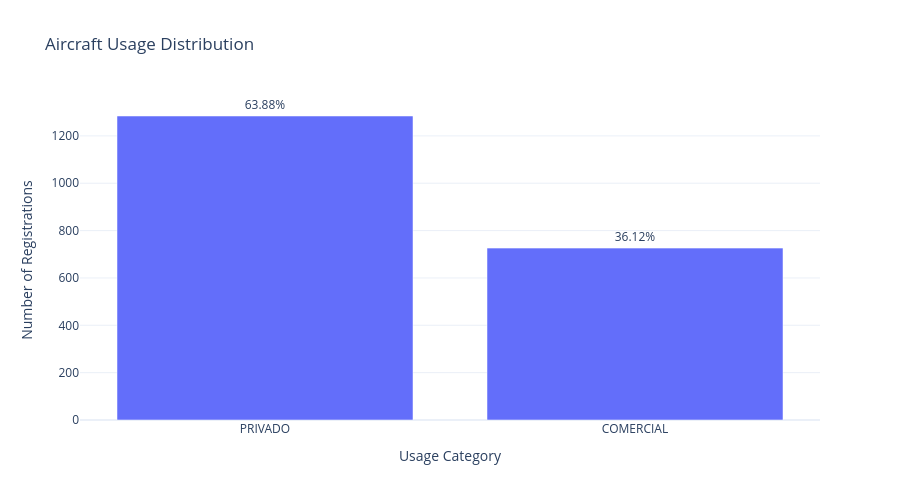

Notebook cell for this chart:
### Code cell
fig = px.bar(
    usage_summary,
    x="Aircraft Usage",
    y="Count",
    text="Percentage",
    title="Aircraft Usage Distribution"
)

fig.update_traces(
    texttemplate="%{text}%",
    textposition="outside"
)

fig.update_layout(
    template="plotly_white",
    xaxis_title="Usage Category",
    yaxis_title="Number of Registrations",
    height=500
)

fig.show()

### Figure 1 — Plotly figure (JSON) as saved in the notebook; plotly's stock layout.template omitted (floating-point values rounded to 4 significant figures)
{"data": [{"hovertemplate": "Aircraft Usage=%{x}<br>Count=%{y}<br>Percentage=%{text}<extra></extra>", "legendgroup": "", "marker": {"color": "#636efa", "pattern": {"shape": ""}}, "name": "", "orientation": "v", "showlegend": false, "text": [63.88, 36.12], "textposition": "outside", "texttemplate": "%{text}%", "type": "bar", "x": ["PRIVADO", "COMERCIAL"], "xaxis": "x", "y": [1284, 726], "yaxis": "y"}], "layout": {"barmode": "relative", "height": 500, "legend": {"tracegroupgap": 0}, "title": {"text": "Aircraft Usage Distribution"}, "xaxis": {"anchor": "y", "domain": [0, 1], "title": {"text": "Usage Category"}}, "yaxis": {"anchor": "x", "domain": [0, 1], "title": {"text": "Number of Registrations"}}}}
